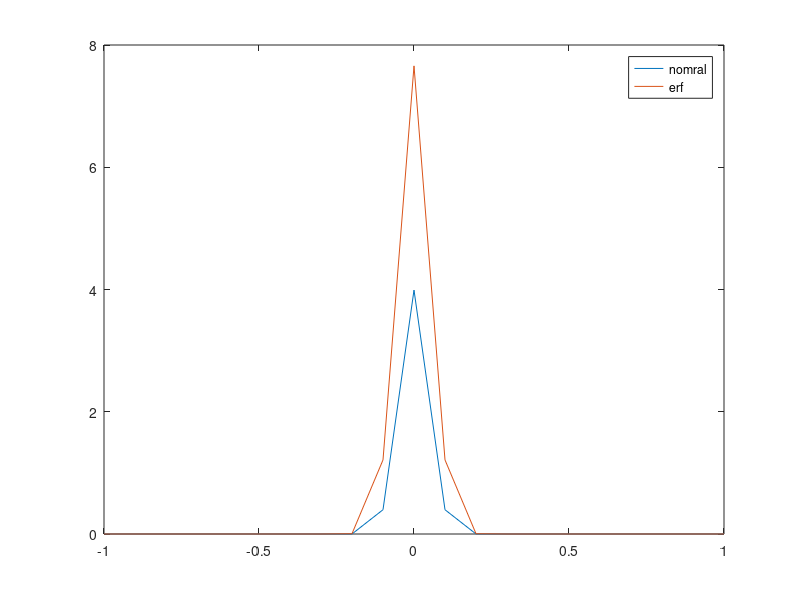

Reproduce this figure in MATLAB.
%Comparison of the gaussian and the erf kernel


function[]=compare_kernels()
x=[-1:0.1:1];
h1=0.10;
h2=0.05;
for i=1:length(x)
    y1=sqrt((1/6.28))*power('e',-0.5*power(x(i)/h1,2))/h1;
    y1_vec(i)=y1;
    y2=(erf(x(i)/(h2*sqrt(2))+0.5/sqrt(2.0))-erf(x(i)/(h2*sqrt(2))-0.5/sqrt(2)))/(2*h2);
    y2_vec(i)=y2;
end

[number,cols]=size(x);
'number_of_elements is'

%plot_matrix(1:cols,1:1)=x;
plot_matrix(1:cols,1:1)=y1_vec;
plot_matrix(1:cols,2:2)=y2_vec;

plot(x,plot_matrix);

'normal function is'
y1_vec

'erf function is'
y2_vec
legend('nomral','erf');

%Scratch.................................................................

%h=0.6945
%z=((erf(1/(h*sqrt(2))+0.5/sqrt(2.0))-erf(1/(h*sqrt(2))-0.5/sqrt(2)))/(4*h)+...+
  %  (erf(1/(h*sqrt(2))+0.5/sqrt(2.0))-erf(1/(h*sqrt(2))-0.5/sqrt(2)))/(4*h));
%'z is'
%z